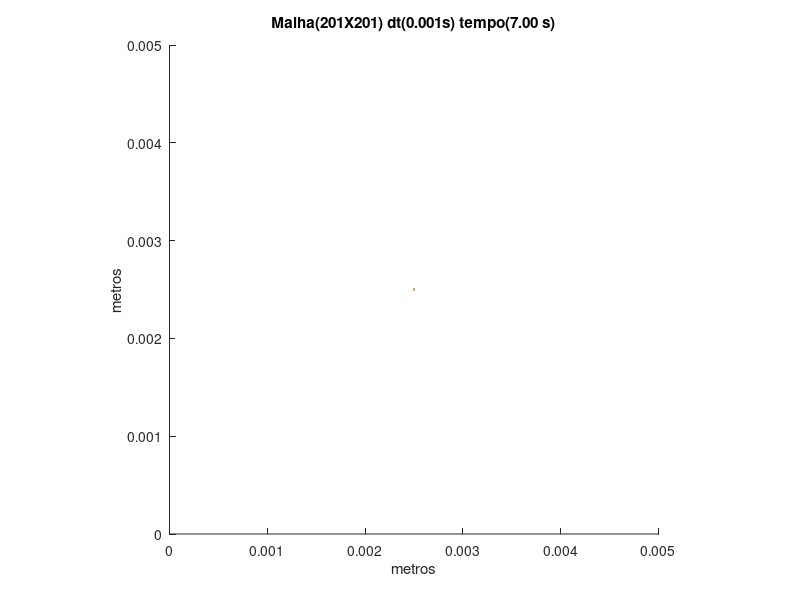

Recreate this plot in MATLAB.
set (gca,'PlotBoxAspectRatio',[1 1 1],'Xlim',[0,0.005],'Ylim',[0,0.005])
hold on
title('Malha(201X201) dt(0.001s) tempo(7.00 s)')
hold on
ylabel('metros')
hold on
xlabel('metros')
hold on

fill([0.00248756218905473 0.00248756218905473 0.00251243781094527 0.00251243781094527],[0.00248756218905473 0.00251243781094527 0.00251243781094527 0.00248756218905473],[0.8,0.7,0.4],'LineStyle','none')
